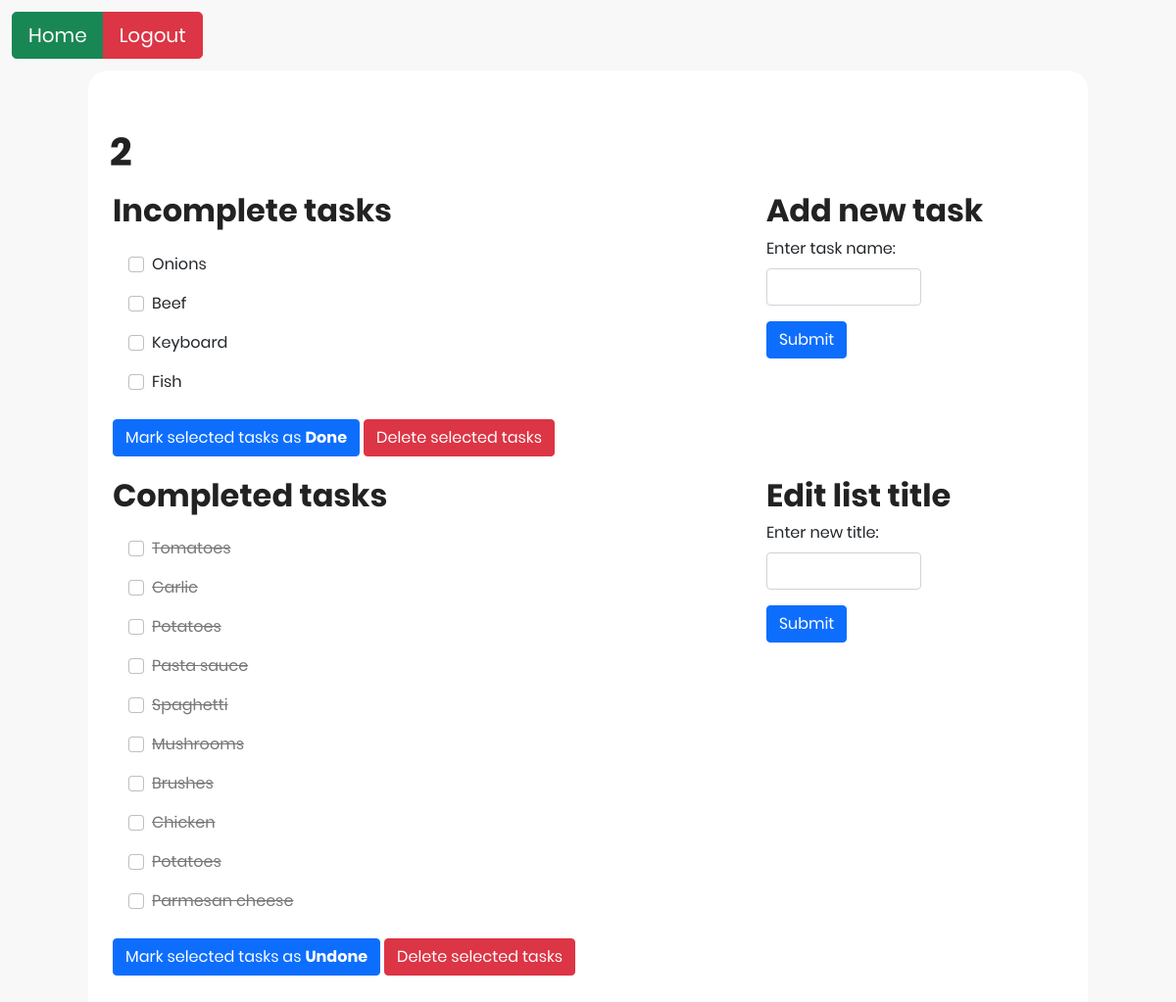
Page /display_list/2/2 on the earlier database version.
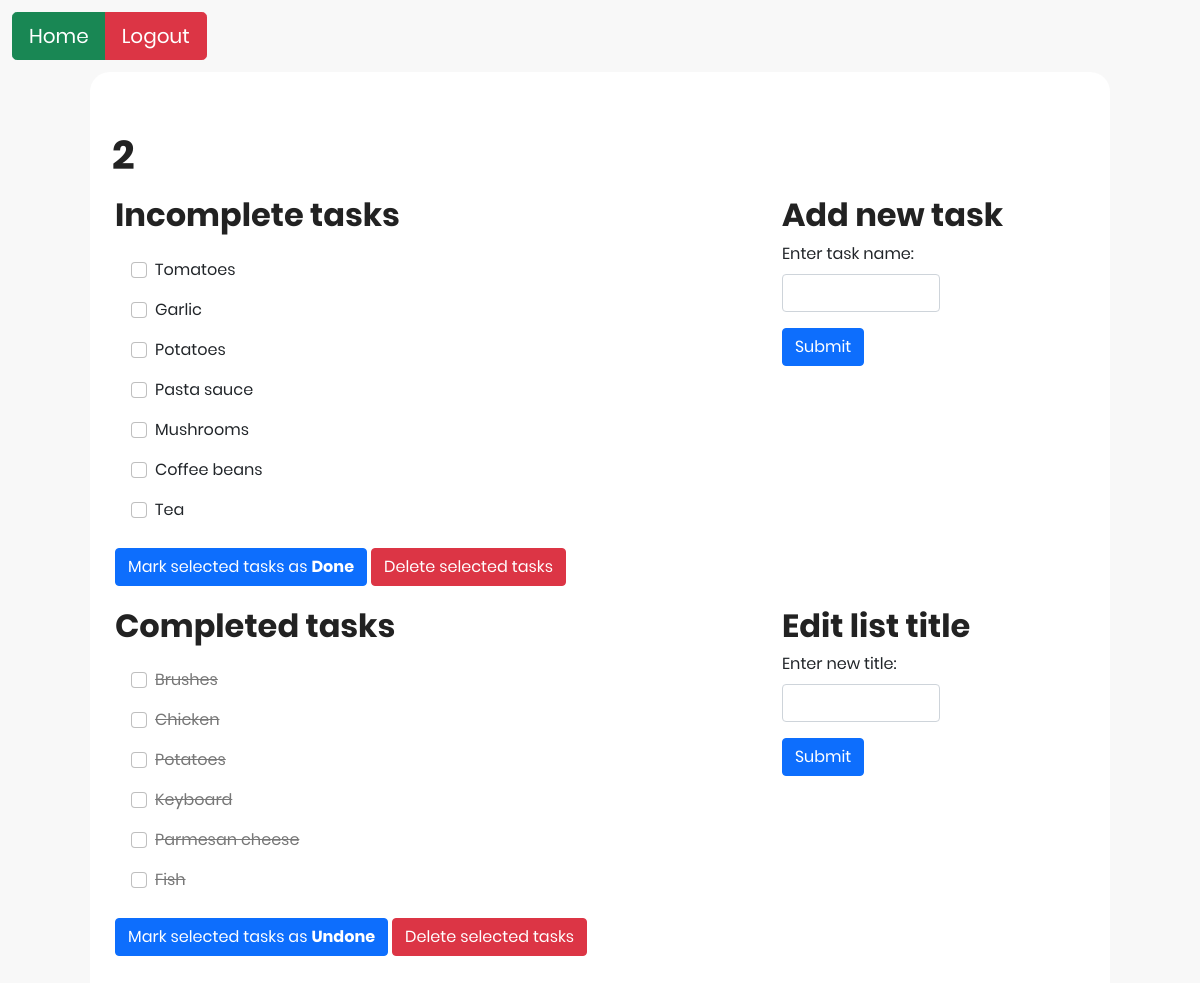
Same page on the later database version.
### tables this page shows
CREATE TABLE Tasks (
TaskID INTEGER PRIMARY KEY AUTOINCREMENT NOT NULL,
ListID INTEGER,
TaskName VARCHAR(100),
Status BOOLEAN NOT NULL CHECK (Status IN (0, 1)),
FOREIGN KEY (ListID) REFERENCES Lists(ListID)
);

### Homework5/app.py (the view)
@app.route('/display_list/<int:list_id>/<string:list_name>')
def display_list_with_id(list_id, list_name):
    session['current_list_id'] = list_id
    session['current_list_name'] = list_name
    list_tasks = model.get_all_tasks(list_id)
    list_tasks_dict = {
        'list_id': list_id,
        'list_name': list_name,
        'list_tasks': list_tasks
    }
    return render_template('view_list.html', list_tasks_dict=list_tasks_dict)

### Homework5/app.py (called while the page is built)
@app.before_request
def before_request():
    g.user_id = None
    if 'user_id' in session:
        g.user_id = session['user_id']

### Homework5/data_model.py (called while the page is built)
    def retrieve_data_multiple(self, sql_command):
        self.cursor.execute(sql_command)
        results = self.cursor.fetchall()
        return results

    def get_all_tasks(self, list_id):
        query = '''
            SELECT TaskID, TaskName, Status FROM Tasks
            WHERE ListID = '{}';
        '''.format(list_id)
        results = self.retrieve_data_multiple(query)
        return results

### Homework5/templates/view_list.html (shortened to what this page needs)
{% extends "main_structure.html" %}
{% block head %}
    <link rel="stylesheet" href="/static/css/style.css">
{% endblock %}
{% block body %}
<body>
    <div class="container btn-top-left btn-home-logout">
        <form action="/list_view_panel" method="post">
            <div class="btn-group" role="group" aria-label="Basic outlined example">
                <button class="btn btn-success btn-lg" type="submit" name="action" value="home">Home</button>
                <button class="btn btn-danger btn-lg" type="submit" name="action" value="logout">Logout</button>
            </div>
        </form>
    </div>
    <div class="main">
        <div class="container-fluid">
            <div class="header-container">
                <h1>{{ list_tasks_dict['list_name'] }}</h1>
            </div>
        </div>
        <div class="container-fluid">
            <div class="row">
                <div class="col-md-8">
                    <div class="tasks-view-container">
                        <h2>Incomplete tasks</h2>
                        <form action="/check_items" method="post">
                            {% for task in list_tasks_dict['list_tasks'] %}
                            {% if task[2] == 0 %}
                            <div class="form-check lists-view">
                                <input class="form-check-input" type="checkbox" value="{{ task[0] }}" id="{{ task[1] }}" name="task_id">
                                <label class="form-check-label" for="{{ task[1] }}">
                                {{ task[1] }}
                                </label>
                            </div>
                            {% endif %}
                            {% endfor %}
                            <br>
                            <button class="btn btn-primary" name="action" type="submit" value="Check">Mark selected tasks as <b>Done</b></button>
                            <button class="btn btn-danger" name="action" type="submit" value="Delete">Delete selected tasks</button>
                        </form>
                    </div>
                </div>
                <div class="col">
                        <h2>Add new task</h2>
                        <form action="/add_new_task" method="post">
                            <div class="mb-3">
                                <label for="task_name" class="form-label">Enter task name:</label>
                                <input type="text" class="form-control new-task" id="task_name" name="task_name" required>
                            </div>
                            <button type="submit" class="btn btn-primary">Submit</button>
                        </form>
                </div>
            </div>
            <div class="row">
                <div class="col-md-8">
                    <div class="tasks-view-container">
                        <h2>Completed tasks</h2>
                        <form action="/uncheck_items" method="post">
                            {% for task in list_tasks_dict['list_tasks'] %}
                            {% if task[2] == 1 %}
                            <div class="form-check lists-view">
                                <input class="form-check-input" type="checkbox" value="{{ task[0] }}" id="{{ task[1] }}" name="task_id">
                                <label class="form-check-label task-complete" for="{{ task[1] }}">
                                  {{ task[1] }}
                                </label>
                            </div>
                            {% endif %}
                            {% endfor %}
                            <br>
                            <button class="btn btn-primary" name="action" type="submit" value="Check">Mark selected tasks as <b>Undone</b></button>
                            <button class="btn btn-danger" name="action" type="submit" value="Delete">Delete selected tasks</button>
                        </form>
                    </div>
                </div>
                <div class="col">
                    <h2>Edit list title</h2>
                        <form action="/edit_list" method="post">
                            <div class="mb-3">
                                <label for="updated_list_name" class="form-label">Enter new title:</label>
                                <input type="text" class="form-control new-task" id="updated_list_name" name="updated_list_name" required>
                            </div>
                            <button type="submit" class="btn btn-primary">Submit</button>
                    </form>
                </div>
            </div>
        </div>
    </div>
</body>
{% endblock %}

### Homework5/templates/main_structure.html (shortened to what this page needs)
<!DOCTYPE html>
<html lang='en'>
    <head>
        <link rel="stylesheet" href="/static/fonts/material-icon/css/material-design-iconic-font.min.css">
        <link href="https://cdn.jsdelivr.net/npm/bootstrap@5.0.2/dist/css/bootstrap.min.css" rel="stylesheet">
        {% block head %}{% endblock head %}
    </head>
    {% block body %}{% endblock %}
</html>

### Homework5/static/css/style.css (style rules this page uses)
body { background: #f8f8f8; font-family: Poppins; }
h1, h2 { line-height: 1.66; margin: 0; padding: 0; font-weight: bold; color: #222; font-family: Poppins; }
.main { padding: 70px 0; width: 85%; background: #fff; margin: 0 auto; border-radius: 20px; }
.header-container { margin-left: 1%; margin-top: -2%; }
.tasks-view-container { margin-left: 2%; margin-bottom: 2%; }
.lists-view { margin-top: 1em; margin-left: 1em; }
.new-task { width: 50%; }
.btn-top-left { margin-bottom: 1%; margin-top: 1%; }
.btn-home-logout { padding-right: 99%; }
.task-complete { color: #777; text-decoration: line-through; }

Differences in the rows shown:
removed Tasks: TaskName "Onions", shown under "Incomplete tasks"
removed Tasks: TaskName "Beef", shown under "Incomplete tasks"
removed Tasks: TaskName "Spaghetti", shown under "Completed tasks"
changed Tasks "Tomatoes": moves from the list under "Completed tasks" to the list under "Incomplete tasks"
changed Tasks "Garlic": moves from the list under "Completed tasks" to the list under "Incomplete tasks"
changed Tasks (number 3 of 13 on the later page): moves from the list under "Completed tasks" to the list under "Incomplete tasks"
changed Tasks "Pasta sauce": moves from the list under "Completed tasks" to the list under "Incomplete tasks"
changed Tasks "Mushrooms": moves from the list under "Completed tasks" to the list under "Incomplete tasks"
added Tasks: TaskName "Coffee beans", shown under "Incomplete tasks"
added Tasks: TaskName "Tea", shown under "Incomplete tasks"
changed Tasks "Keyboard": moves from the list under "Incomplete tasks" to the list under "Completed tasks"
changed Tasks "Fish": moves from the list under "Incomplete tasks" to the list under "Completed tasks"
